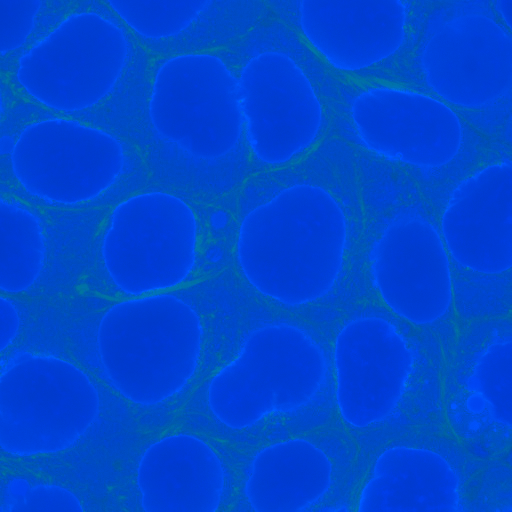
#> input picture code/CN_LAB.tiff, 1024 x 1024 px, given in place of Yeast_Cells.jpg, which was not available (shown at 1/2 size)
$ jupyter execute --allow-errors pre-processing.ipynb   (shell and % lines are left out)   (text cells are left out)
#> lines starting #> are read from the running program, lines starting #| are printed output that depends on the picture; pictures that were not available may be replaced by others from this repository, and a replacement may not be noted
[cell 1]
%pylab

[cell 2]
import scipy.ndimage

[cell 3]
yeast = imread("../data/Yeast_Cells.jpg")
#> yeast is the input picture: shape (1024, 1024, 4); mean R, G, B, A 0, 70.6, 208.1, 255
figure(figsize = (15, 8))
imshow(yeast), colorbar()
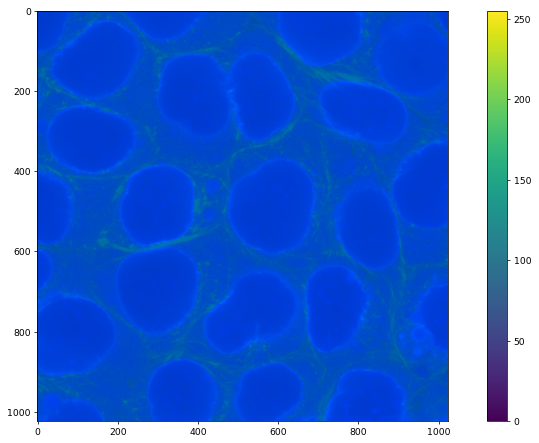
#> figure drawn by matplotlib, 2 panels

[cell 4]
yeast1 = yeast.copy()
figure(figsize = (15, 8))
imshow(scipy.ndimage.uniform_filter(yeast1, 2))
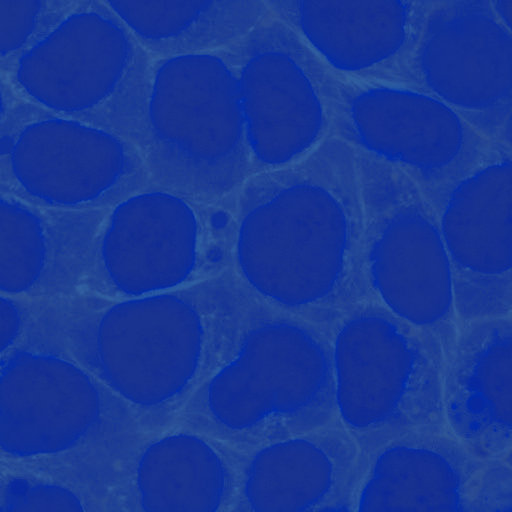
#> shown: shape (1024, 1024, 4) (shown at 1/2 size); mean R, G, B, A 0, 34.8, 138.6, 231.1; transparent parts drawn white

[cell 5]
yeast2 = yeast.copy()
figure(figsize = (15, 8))
imshow(scipy.ndimage.median_filter(yeast2, 5))
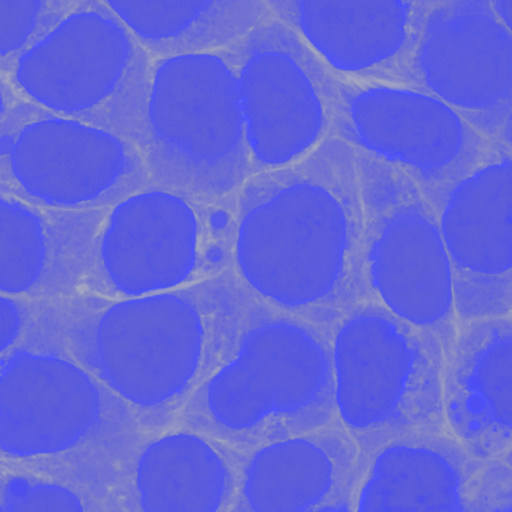
#> shown: shape (1024, 1024, 4) (shown at 1/2 size); mean R, G, B, A 69.4, 70.6, 208.1, 210.8; transparent parts drawn white

[cell 6]
yeast3 = yeast.copy()
figure(figsize = (15, 8))
imshow(scipy.ndimage.gaussian_filter(yeast3, 0.2))

[cell 7]
# import image module
from PIL import Image
from PIL import ImageFilter, ImageOps, ImageFilter
import numpy as np

[cell 8]
# Open an already existing image
imageObject = Image.open("../data/Yeast_Cells.jpg")
#> imageObject: PIL image 1024x1024 LAB; mean of channels 0, 1, 2 33.3, 143, 142.4

# Apply edge enhancement filter
edgeEnahnced = imageObject.filter(ImageFilter.EDGE_ENHANCE)
#> edgeEnahnced: PIL image 1024x1024 LAB; mean of channels 0, 1, 2 33.6, 143.5, 142.7

# Apply increased edge enhancement filter
moreEdgeEnahnced = edgeEnahnced.filter(ImageFilter.EDGE_ENHANCE_MORE)
#> moreEdgeEnahnced: PIL image 1024x1024 LAB; mean of channels 0, 1, 2 57.6, 139.8, 141
moreEdgeEnahnced.save("../data/edge_enhancement_yeast.png")

# Show original image - before applying edge enhancement filters
imageObject.show()

# Show image - after applying edge enhancement filter
edgeEnahnced.show()

# Show image - after applying increased edge enhancement filter
moreEdgeEnahnced.show()

[cell 9]
img2 = Image.open("../data/Cell_Nuclei.jpg")
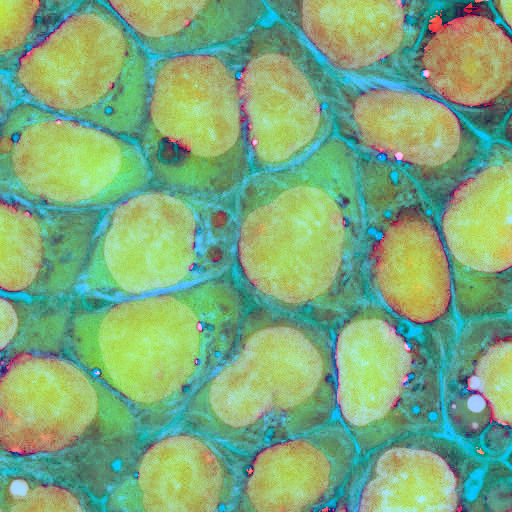
#> input picture code/Cell_Nuclei_HSV.tiff, 1024 x 1024 px, given in place of Cell_Nuclei.jpg, which was not available (shown at 1/2 size)
#> img2 is the input picture: PIL image 1024x1024 RGB; mean R, G, B 124.8, 170.7, 123.5
img2 = img2.filter(ImageFilter.MedianFilter)
img2.show()

[cell 10]
img2 = Image.open("../data/Cell_Nuclei.jpg")
img2 = img2.filter(ImageFilter.GaussianBlur)
img2.show()

[cell 11]
img2 = Image.open("../data/Yeast_Cells.jpg")
img2 = img2.filter(ImageFilter.SHARPEN)
#> img2: PIL image 1024x1024 LAB; mean of channels 0, 1, 2 33.3, 143.1, 142.4
img2.show()

[cell 12]
img2 = Image.open("../data/Cell_Nuclei.jpg")
img2 = ImageOps.invert(img2)
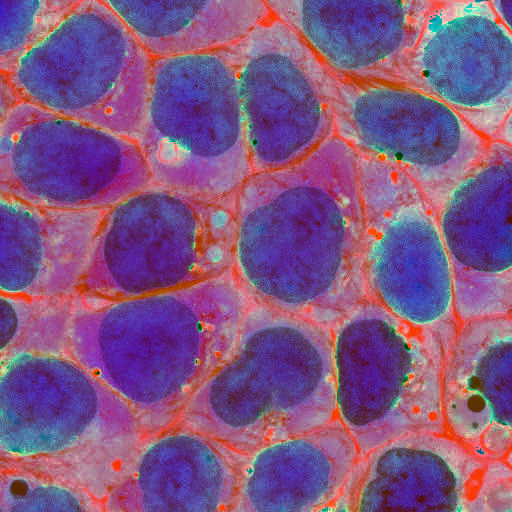
#> img2: PIL image 1024x1024 RGB (shown at 1/2 size); mean R, G, B 130.2, 84.3, 131.5
img2.show()

[cell 13]
img0 = Image.open("../data/NIH3T3/img/dna-0.png")
img1 = Image.open("../data/NIH3T3/img/dna-1.png")
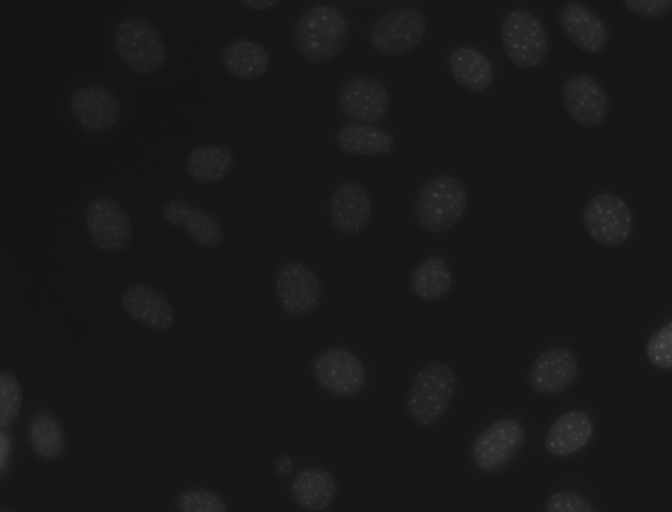
#> input picture data/NIH3T3/img/dna-1.png, 1344 x 1024 px (shown at 1/2 size)
#> img1 is the input picture: PIL image 1344x1024 L; min 19, max 88, mean 24.4
#> (the rest of this cell did not finish here and is left out)

#> (a cell that did not finish here is left out)

[cell 15]
median_filter = []
#> median_filter = []
#> (the rest of this cell did not finish here and is left out)

[cell 16]
for i in range(len(median_filter)):
    median_filter[i].show()
#> this loop made 0 passes

[cell 17]
edgeenhancement_filter = []
#> (the rest of this cell did not finish here and is left out)

[cell 18]
for i in range(len(edgeenhancement_filter)):
    edgeenhancement_filter[i].show()

[cell 19]
gauss_filter = []
#> (the rest of this cell did not finish here and is left out)

[cell 20]
for i in range(len(gauss_filter)):
    gauss_filter[i].show()

[cell 21]
sharpen_filter = []
#> (the rest of this cell did not finish here and is left out)

[cell 22]
for i in range(len(sharpen_filter)):
    sharpen_filter[i].show()

[cell 23]
def remove_bright_spots(img, t_bright, t_background):
    w, h = img.size
    for x in range(w):
        for y in range(h):
            if img.getpixel((x,y)) > t_bright:
                img.putpixel((x,y), t_background)
    return img

[cell 24]
brightspots_filter = []
#> (the rest of this cell did not finish here and is left out)

[cell 25]
for i in range(len(brightspots_filter)):
    brightspots_filter[i].show()
